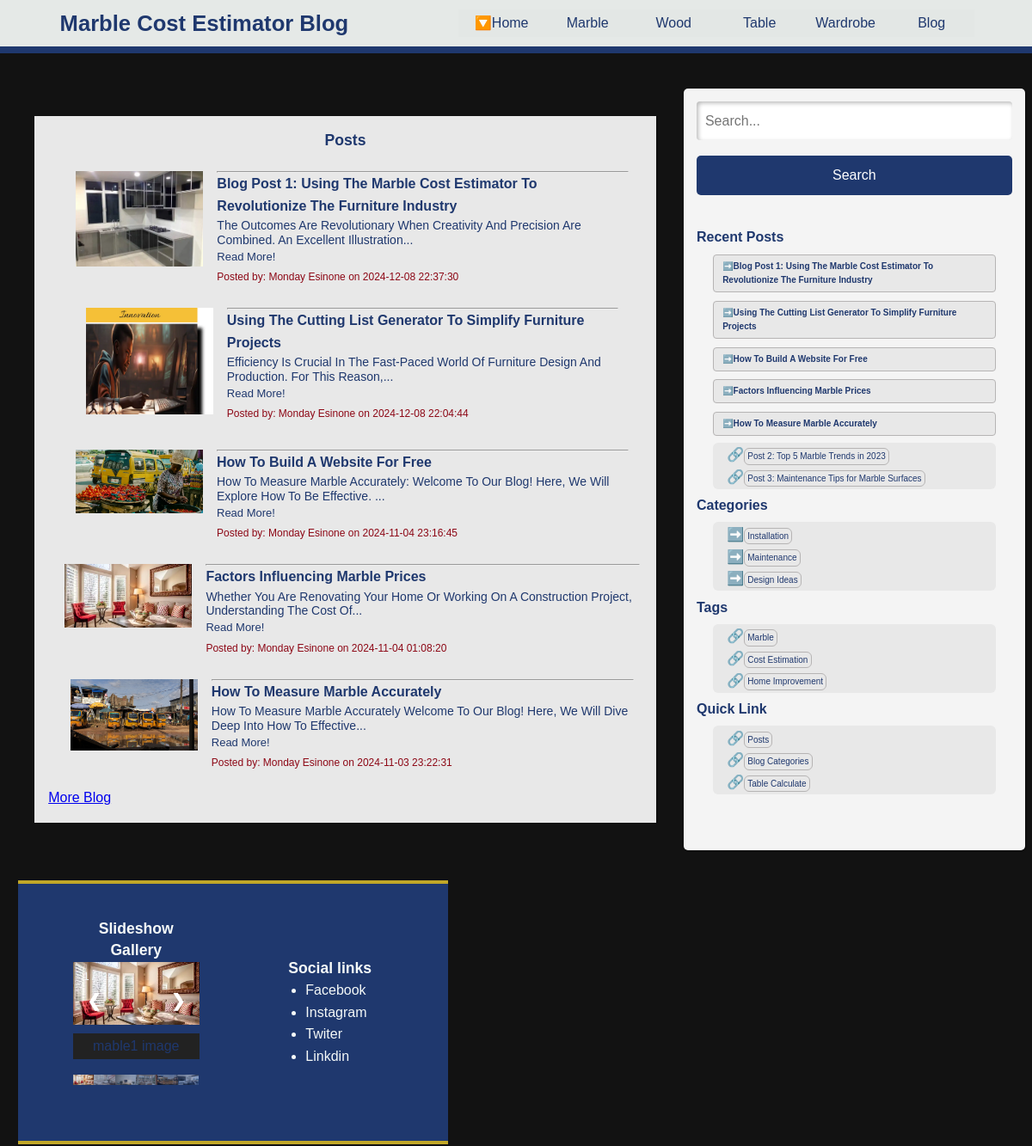
The app's page /blogpost (upper part), older data.
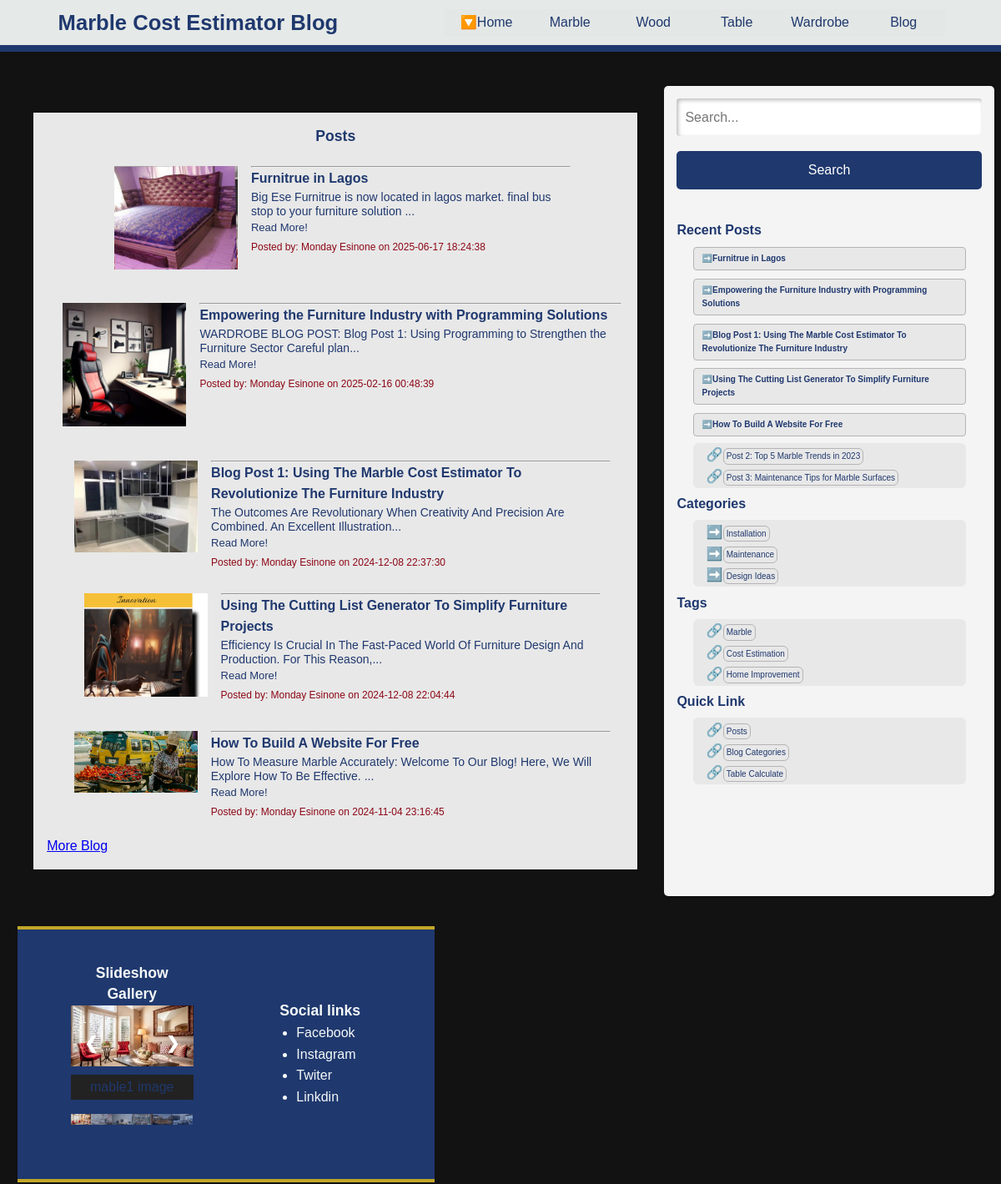
The same page, newer data.
### tables this page shows
CREATE TABLE posts (
            id INTEGER PRIMARY KEY AUTOINCREMENT,
            title TEXT NOT NULL,
            content TEXT NOT NULL,
            author TEXT NOT NULL,
            image TEXT,  -- New image field
            created_at TIMESTAMP DEFAULT CURRENT_TIMESTAMP
        );

### app.py (the view)
@app.route('/blogpost')
def blogpost():
    conn = get_db_connection()
    posts = conn.execute('SELECT * FROM posts ORDER BY created_at DESC LIMIT 5').fetchall()
    conn.close()
    return render_template('blogpost.html', posts=posts)

### models.py (called while the page is built)
def get_db_connection():
    conn = sqlite3.connect('blog.db')
    conn.row_factory = sqlite3.Row
    return conn

### templates/blogpost.html (shortened to what the changed rows need)
<!DOCTYPE html>
<html lang="en">
<head>
    <link rel="stylesheet" href="{{ url_for('static', filename ='styles/blog-styles.css')}}">
    <link rel="stylesheet" href="{{ url_for('static', filename ='styles/mabel-styles.css')}}">
    <link rel="stylesheet" href="{{ url_for('static', filename ='styles/mabel-large-styles.css')}}">
    <link rel="stylesheet" href="{{ url_for('static', filename ='styles/image-slide.css')}}">
</head>
<body>
    <header>
        <h1>Marble Cost Estimator Blog</h1>
    </header>
    <main>
        <div class="content-container">
            <article>
                <div class="article-content-full">
                  <h2>Posts</h2>
                  {% for post in posts %}
                  <div class="post-blog">
                  {% if post['image'] %}
                    <img src="{{ url_for('static', filename='uploads/images/' + post['image']) }}" alt="Post Image" style="max-width: 100%; height: auto;">
                  {% endif %}
                  <hr>
                      <h3><a href="/post/{{ post['id'] }}">{{ post['title'] }}</a></h3>
                      <p>{{ post['content'][:100] }}...</p>
                      <p id="read-more2"><a href="/post/{{ post['id'] }}">Read More! </a></p>
                      <small>Posted by: {{ post['author'] }} on {{ post['created_at'] }}</small>
                  </div>
                  {% endfor %}
                </div>
            </article>
            <aside class="sidebar">
                     {% for post in posts %}
                      <div class="post-blog">
                          <h4>➡️<a href="/post/{{ post['id'] }}">{{ post['title'] }}</a></h4>
                      </div>
                      {% endfor %}</a>
            </aside>
        </div>
        <section>
            <div class="display-slid-content">
                <div class="image-slider">
                    <h2 style="text-align:center">Slideshow Gallery</h2>
                </div>
                <div class="social-link">
                    <h2>Social links </h2>
                </div>
            </div>
        </section>
    </main>
</body>
</html>

Row changes from the older to the newer data that the page shows:
no longer on this page (row unchanged): posts: image (picture), title "Factors Influencing Marble Prices", content "Whether You Are Renovating Your Home Or Working On A Construction Project, Understanding The Cost Of", author "Monday Esinone", created_at "2024-11-04 01:08:20"
no longer on this page (row unchanged): posts: image (picture), title "How To Measure Marble Accurately", content "How To Measure Marble Accurately Welcome To Our Blog! Here, We Will Dive Deep Into How To Effective", author "Monday Esinone", created_at "2024-11-03 23:22:31"
added posts: image (picture), title "Furnitrue in Lagos", content "Big Ese Furnitrue is now located in lagos market. final bus stop to your furniture solution", author "Monday Esinone", created_at "2025-06-17 18:24:38"
added posts: image (picture), title "Empowering the Furniture Industry with Programming Solutions", content "WARDROBE BLOG POST: Blog Post 1: Using Programming to Strengthen the Furniture Sector Careful plan", author "Monday Esinone", created_at "2025-02-16 00:48:39"
